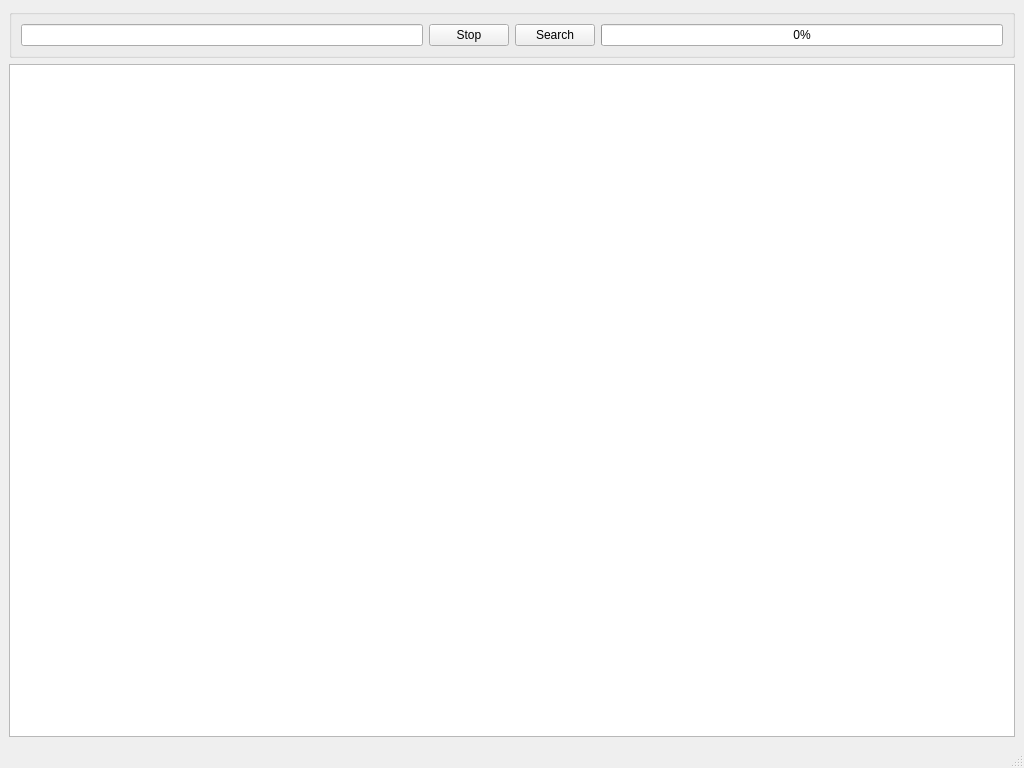
<?xml version="1.0" encoding="UTF-8"?>
<ui version="4.0">
 <class>MainWindow</class>
 <widget class="QMainWindow" name="MainWindow">
  <property name="geometry">
   <rect>
    <x>0</x>
    <y>0</y>
    <width>1024</width>
    <height>768</height>
   </rect>
  </property>
  <property name="windowTitle">
   <string>Wizard of the Search</string>
  </property>
  <property name="windowIcon">
   <iconset>
    <normaloff>../res/magnifier.png</normaloff>../res/magnifier.png</iconset>
  </property>
  <property name="autoFillBackground">
   <bool>false</bool>
  </property>
  <widget class="QWidget" name="centralwidget">
   <layout class="QVBoxLayout" name="verticalLayout">
    <item>
     <widget class="QGroupBox" name="searchBox">
      <property name="sizePolicy">
       <sizepolicy hsizetype="Expanding" vsizetype="Fixed">
        <horstretch>0</horstretch>
        <verstretch>0</verstretch>
       </sizepolicy>
      </property>
      <property name="minimumSize">
       <size>
        <width>0</width>
        <height>45</height>
       </size>
      </property>
      <property name="title">
       <string/>
      </property>
      <property name="flat">
       <bool>false</bool>
      </property>
      <layout class="QHBoxLayout" name="horizontalLayout_2">
       <item>
        <layout class="QHBoxLayout" name="horizontalLayout">
         <item>
          <widget class="QLineEdit" name="searchField">
           <property name="contextMenuPolicy">
            <enum>Qt::DefaultContextMenu</enum>
           </property>
          </widget>
         </item>
         <item>
          <widget class="QPushButton" name="searchStopButton">
           <property name="text">
            <string>Stop</string>
           </property>
          </widget>
         </item>
         <item>
          <widget class="QPushButton" name="searchStartButton">
           <property name="text">
            <string>Search</string>
           </property>
          </widget>
         </item>
         <item>
          <widget class="QProgressBar" name="searchProgress">
           <property name="value">
            <number>0</number>
           </property>
           <property name="orientation">
            <enum>Qt::Horizontal</enum>
           </property>
           <property name="invertedAppearance">
            <bool>false</bool>
           </property>
          </widget>
         </item>
        </layout>
       </item>
      </layout>
     </widget>
    </item>
    <item>
     <widget class="QTableView" name="searchResultsView">
      <property name="font">
       <font>
        <pointsize>10</pointsize>
       </font>
      </property>
      <property name="mouseTracking">
       <bool>true</bool>
      </property>
      <property name="showDropIndicator" stdset="0">
       <bool>false</bool>
      </property>
      <property name="alternatingRowColors">
       <bool>true</bool>
      </property>
      <property name="selectionBehavior">
       <enum>QAbstractItemView::SelectRows</enum>
      </property>
      <property name="textElideMode">
       <enum>Qt::ElideNone</enum>
      </property>
      <property name="sortingEnabled">
       <bool>true</bool>
      </property>
      <property name="wordWrap">
       <bool>false</bool>
      </property>
      <property name="cornerButtonEnabled">
       <bool>false</bool>
      </property>
      <attribute name="horizontalHeaderVisible">
       <bool>true</bool>
      </attribute>
      <attribute name="horizontalHeaderHighlightSections">
       <bool>false</bool>
      </attribute>
      <attribute name="horizontalHeaderShowSortIndicator" stdset="0">
       <bool>true</bool>
      </attribute>
      <attribute name="horizontalHeaderStretchLastSection">
       <bool>true</bool>
      </attribute>
      <attribute name="verticalHeaderVisible">
       <bool>false</bool>
      </attribute>
      <attribute name="verticalHeaderDefaultSectionSize">
       <number>25</number>
      </attribute>
      <attribute name="verticalHeaderMinimumSectionSize">
       <number>5</number>
      </attribute>
     </widget>
    </item>
   </layout>
  </widget>
  <widget class="QStatusBar" name="statusBar"/>
 </widget>
 <resources/>
 <connections/>
</ui>
